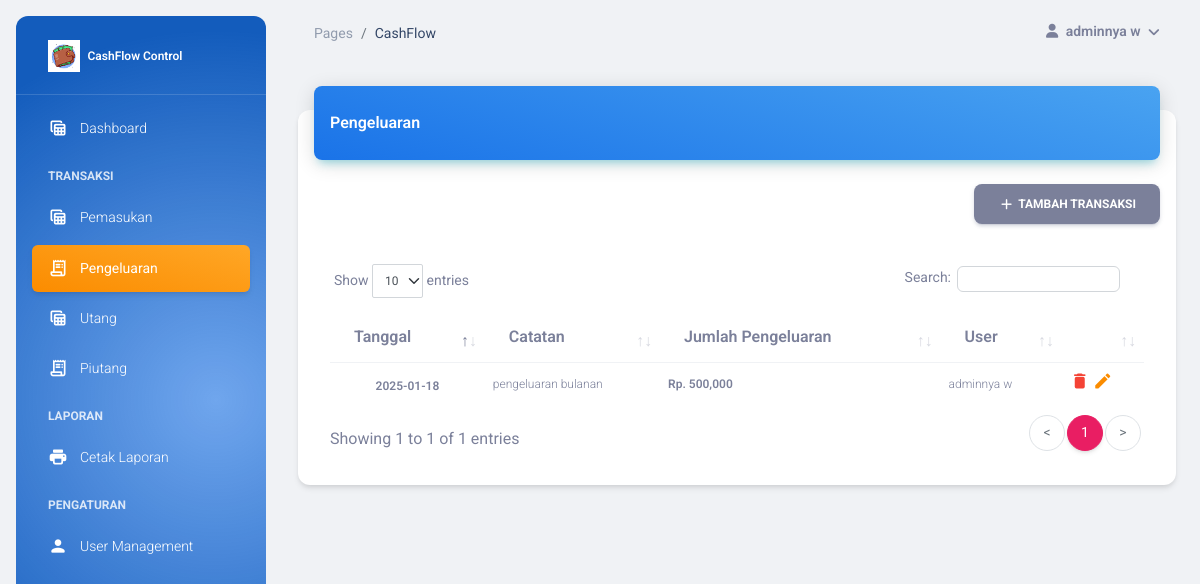
The page /main.php?module=pengeluaran (signed in) on the database its author committed.
### tables this page shows
CREATE TABLE `pengeluaran` (
  `id_pengeluaran` int(11) NOT NULL,
  `tanggal` date NOT NULL,
  `catatan` text NOT NULL,
  `jumlah` int(11) NOT NULL,
  `user` int(11) NOT NULL
);

CREATE TABLE `user` (
  `id_user` int(11) NOT NULL,
  `username` varchar(20) NOT NULL,
  `nama` varchar(50) NOT NULL,
  `email` varchar(50) NOT NULL,
  `password` varchar(50) NOT NULL,
  `no_telp` varchar(13) NOT NULL,
  `foto` varchar(255) NOT NULL,
  `role` enum('admin','mahasiswa','dosen') NOT NULL,
  `create_at` timestamp NOT NULL DEFAULT current_timestamp(),
  `is_active` enum('0','1') NOT NULL
);

### view_pengeluaran.php (the view, shortened to what this page needs)
<?php
include "includes/koneksi.php";
?>
<div class="container-fluid py-4">
	<div class="row">
		<div class="col-12">
			<div class="card my-4">
				<div class="card-header p-0 position-relative mt-n4 mx-3 z-index-2">
					<div class="bg-gradient-info shadow-info border-radius-lg pt-4 pb-3">
						<h6 class="text-white text-capitalize ps-3">pengeluaran</h6>
					</div>
				</div>
				<div class="card-body px-0 pb-2">
					<div class="text-end me-3">
						<?php if ($_SESSION['role'] == 'admin' or $_SESSION['role'] == 'mahasiswa') : ?>
							<button type="button" class="btn btn-secondary" data-bs-toggle="modal"
								data-bs-target="#modalTambah">
								<i class="material-icons opacity-10" translate="no">add</i> Tambah Transaksi
							</button>
						<?php endif ?>
					</div>
					<div class="table-responsive p-4 mx-2">
						<table class="table align-items-center mb-0" id="datatable">
							<thead>
								<tr>
									<th>
										Tanggal</th>
									<th>
										Catatan
									</th>
									<th>
										Jumlah pengeluaran</th>
									<th>
										User</th>
									<th></th>
								</tr>
							</thead>
							<?php
							$sql = mysqli_query($con, "select * from pengeluaran inner join user where pengeluaran.user = user.id_user");
							while ($row = mysqli_fetch_array($sql)) {
							?>
								<tr>
									<td class="align-middle text-center">
										<span class="text-secondary text-xs font-weight-bold"><?= $row['tanggal'] ?></span>
									</td>
									<td>
										<p class="text-xs text-secondary mb-0"><?= $row['catatan'] ?></p>
									</td>
									<td>
										<p class="text-xs font-weight-bold mb-0">Rp. <?= number_format($row['jumlah']) ?>
										</p>
									</td>
									<td>
										<p class="text-xs text-secondary mb-0"><?= $row['nama'] ?></p>
									</td>
									<td class="align-middle">
										<a href="aksi_pengeluaran.php?&act=h&id=<?php echo $row['id_pengeluaran'] ?>"
											onclick="return confirm('Hapus ?')"
											class="text-secondary text-danger font-weight-bold text-xs">
											<i class="material-icons opacity-10" translate="no">delete
											</i>
										</a>
										<a type="submit"
											data-id="<?php echo $row['id_pengeluaran'] ?>"
											data-tanggal="<?php echo $row['tanggal'] ?>"
											data-catatan="<?php echo $row['catatan'] ?>"
											data-jumlah="<?php echo $row['jumlah'] ?>"
											class="text-secondary text-warning font-weight-bold text-xs btneditpengeluaran">
											<i class="material-icons fa fa edit" translate="no">edit
											</i>
										</a>
									</td>
								</tr>
							<?php
							}
							?>
						</table>
					</div>
				</div>
			</div>
		</div>
	</div>
</div>

### rows shown on the page
pengeluaran: tanggal "2025-01-18", catatan "pengeluaran bulanan", jumlah "500,000", user.nama "adminnya w"

### other values the page prints
$_SESSION['nama'] "adminnya w"
